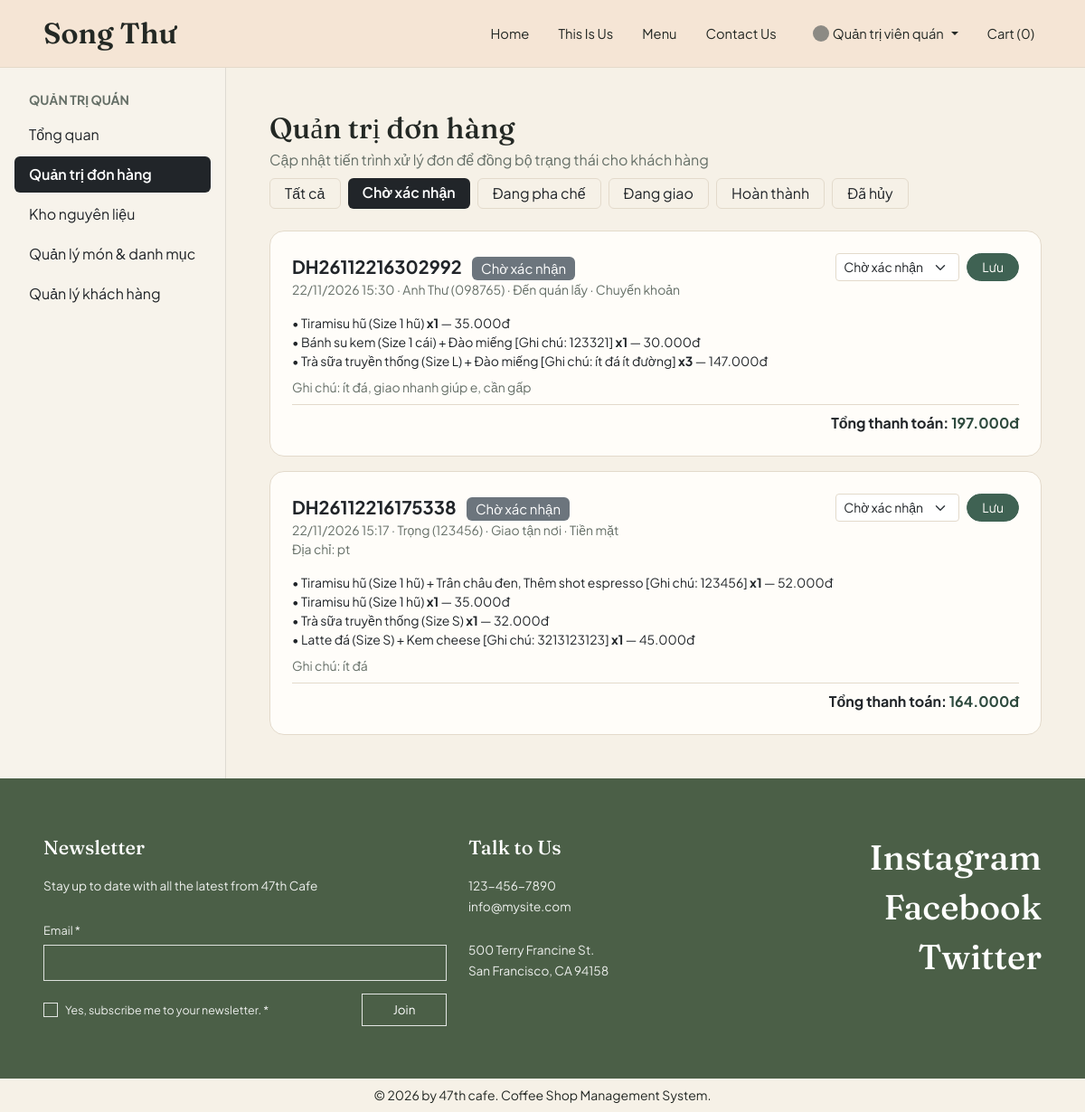
Before: /?c=admin&a=index&status=cho_xac_nhan (signed in) with the older database file.
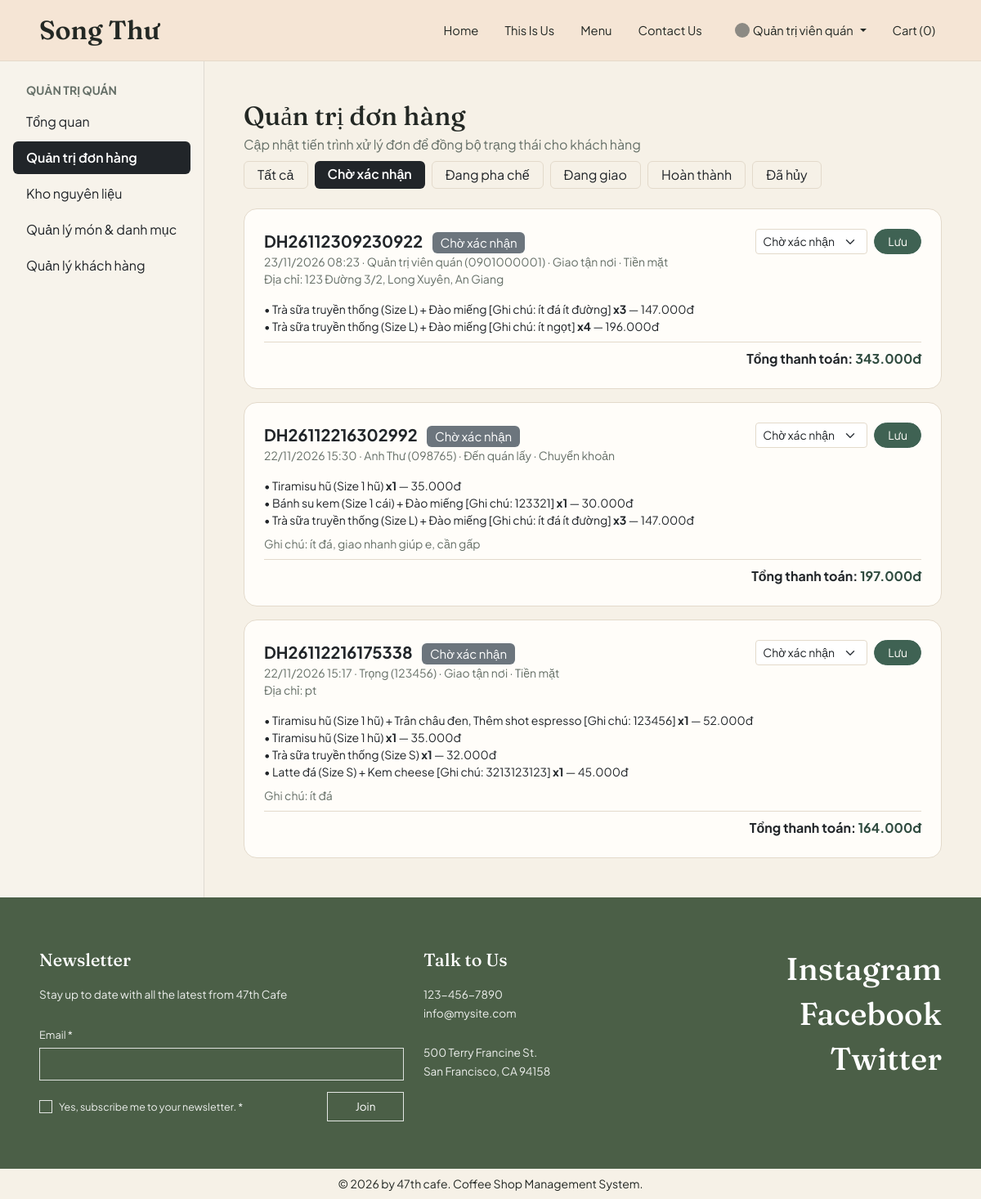
After: the same page with the newer database file.
### tables this page shows
CREATE TABLE `don_hang` (
  `id` int(10) UNSIGNED NOT NULL,
  `ma_don_hang` varchar(30) NOT NULL,
  `nguoi_dung_id` int(10) UNSIGNED DEFAULT NULL,
  `ma_giam_gia_id` int(10) UNSIGNED DEFAULT NULL,
  `ten_nguoi_nhan` varchar(100) NOT NULL,
  `sdt_nguoi_nhan` varchar(20) NOT NULL,
  `hinh_thuc_nhan` enum('giao_tan_noi','den_quan_lay') NOT NULL DEFAULT 'giao_tan_noi',
  `dia_chi_giao` text DEFAULT NULL,
  `phuong_thuc_thanh_toan` enum('tien_mat','chuyen_khoan') NOT NULL DEFAULT 'tien_mat',
  `trang_thai_thanh_toan` enum('cho_thanh_toan','da_thanh_toan','hoan_tien') NOT NULL DEFAULT 'cho_thanh_toan',
  `tam_tinh` decimal(12,2) NOT NULL DEFAULT 0.00,
  `tien_giam` decimal(12,2) NOT NULL DEFAULT 0.00,
  `tong_thanh_toan` decimal(12,2) NOT NULL DEFAULT 0.00,
  `trang_thai_don` enum('cho_xac_nhan','dang_pha_che','dang_giao','hoan_thanh','da_huy') NOT NULL DEFAULT 'cho_xac_nhan',
  `da_tru_kho` tinyint(1) NOT NULL DEFAULT 0,
  `ghi_chu` text DEFAULT NULL,
  `ngay_tao` timestamp NOT NULL DEFAULT current_timestamp(),
  `ngay_cap_nhat` timestamp NULL DEFAULT NULL ON UPDATE current_timestamp()
);

CREATE TABLE `chi_tiet_don_hang` (
  `id` int(10) UNSIGNED NOT NULL,
  `don_hang_id` int(10) UNSIGNED NOT NULL,
  `san_pham_id` int(10) UNSIGNED NOT NULL,
  `bien_the_id` int(10) UNSIGNED DEFAULT NULL,
  `ten_san_pham` varchar(150) NOT NULL,
  `ten_size` varchar(30) DEFAULT NULL,
  `ghi_chu` varchar(255) DEFAULT NULL,
  `don_gia` decimal(10,2) NOT NULL DEFAULT 0.00,
  `so_luong` int(10) UNSIGNED NOT NULL DEFAULT 1,
  `thanh_tien` decimal(12,2) NOT NULL DEFAULT 0.00
);

### controllers/admin/orders.php (called while the page is built, shortened)
<?php
require_once __DIR__ . '/../../models/OrderModel.php';
function adminIndex(): void
{
    $statusFilter = (string) ($_GET['status'] ?? 'all');
    $data = getOrdersWithItems(null, $statusFilter);
    render('admin/index', [
        'pageTitle' => 'Quản trị đơn hàng - 47th cafe',
        'orders' => $data['orders'],
        'itemsByOrder' => $data['itemsByOrder'],
        'statusFilter' => $statusFilter,
        'flashSuccess' => $_SESSION['admin_success'] ?? '',
        'flashError' => $_SESSION['admin_error'] ?? '',
    ]);
}

### index.php (called while the page is built, shortened)
<?php
require_once __DIR__ . '/core/view.php';
$controller = $_GET['c'] ?? 'home';
$action = $_GET['a'] ?? 'index';
$controllerSlug = preg_replace('/[^a-zA-Z0-9_]/', '', strtolower($controller));
$actionSlug = preg_replace('/[^a-zA-Z0-9_]/', '', $action);
$handlerFunc = $controllerSlug . ucfirst($actionSlug);
$handlerFunc();

### models/OrderModel.php (called while the page is built, shortened)
<?php
function getOrdersWithItems(?int $userId = null, string $statusFilter = 'all'): array
{
    $pdo = db_connect();
    $allowedStatuses = ['cho_xac_nhan', 'dang_pha_che', 'dang_giao', 'hoan_thanh', 'da_huy'];
    $sql = "SELECT id, ma_don_hang, nguoi_dung_id, ten_nguoi_nhan, sdt_nguoi_nhan,
                   hinh_thuc_nhan, dia_chi_giao, phuong_thuc_thanh_toan,
                   tam_tinh, tien_giam, tong_thanh_toan, trang_thai_don,
                   ghi_chu, ngay_tao
            FROM don_hang";
    $where = [];
    $params = [];
    if ($statusFilter !== 'all' && in_array($statusFilter, $allowedStatuses, true)) {
        $where[] = "trang_thai_don = :status";
        $params[':status'] = $statusFilter;
    }
    if (!empty($where)) {
        $sql .= " WHERE " . implode(' AND ', $where);
    }
    $sql .= " ORDER BY ngay_tao DESC, id DESC";
    $stmt = $pdo->prepare($sql);
    $stmt->execute($params);
    $orders = $stmt->fetchAll();
    $itemsByOrder = [];
    if (!empty($orders)) {
        $orderIds = array_map(static fn($row) => (int) $row['id'], $orders);
        $placeholders = implode(',', array_fill(0, count($orderIds), '?'));
        $stmtItems = $pdo->prepare(
            "SELECT don_hang_id, ten_san_pham, ten_size, don_gia, so_luong, thanh_tien
             FROM chi_tiet_don_hang
             WHERE don_hang_id IN ($placeholders)
             ORDER BY id ASC"
        );
        $stmtItems->execute($orderIds);
        foreach ($stmtItems->fetchAll() as $item) {
            $itemsByOrder[(int) $item['don_hang_id']][] = $item;
        }
    }
    return [
        'orders' => $orders,
        'itemsByOrder' => $itemsByOrder,
    ];
}

### views/admin/index.php (the view, shortened to what the changed rows need)
<?php
$statusLabels = [
    'cho_xac_nhan' => 'Chờ xác nhận',
    'dang_pha_che' => 'Đang pha chế',
    'dang_giao'    => 'Đang giao',
    'hoan_thanh'   => 'Hoàn thành',
    'da_huy'       => 'Đã hủy',
];
$filters = [
    'all'          => 'Tất cả',
    'cho_xac_nhan' => 'Chờ xác nhận',
    'dang_pha_che' => 'Đang pha chế',
    'dang_giao'    => 'Đang giao',
    'hoan_thanh'   => 'Hoàn thành',
    'da_huy'       => 'Đã hủy',
];
?>
<div class="g-4 align-items-start">
    <div>
        <div class="d-flex flex-wrap justify-content-between align-items-end gap-2 mb-4">
            <div>
                <h1 class="h2 mb-1">Quản trị đơn hàng</h1>
            </div>
            <div class="d-flex flex-wrap gap-2">
                <?php foreach ($filters as $key => $label): ?>
                    <a
                        href="<?= BASE_URL ?>/?c=admin&a=index<?= $key !== 'all' ? '&status=' . urlencode($key) : '' ?>"
                        class="nav-link px-3 py-1 rounded small <?= ($statusFilter ?? 'all') === $key ? 'bg-dark text-white fw-semibold' : 'text-dark border border-coffee-soft' ?>"
                    >
                        <?= htmlspecialchars($label) ?>
                    </a>
                <?php endforeach; ?>
            </div>
        </div>
        <?php if (empty($orders)): ?>
            <div class="card card-coffee p-5 text-center">
                <p class="text-coffee-muted mb-0">Không có đơn hàng nào trong bộ lọc hiện tại.</p>
            </div>
        <?php else: ?>
            <div class="vstack gap-3">
                <?php foreach ($orders as $order): ?>
                    <?php
                    $oid = (int) $order['id'];
                    $items = $itemsByOrder[$oid] ?? [];
                    $curStatus = (string) ($order['trang_thai_don'] ?? 'cho_xac_nhan');
                    ?>
                    <div class="card card-coffee p-4">
                        <div class="d-flex flex-wrap justify-content-between align-items-start gap-3 mb-3">
                            <div>
                                <div class="fw-bold fs-5">
                                    <?= htmlspecialchars((string) $order['ma_don_hang']) ?>
                                    <span class="badge bg-secondary ms-2 small fw-normal">
                                        <?= htmlspecialchars($statusLabels[$curStatus] ?? $curStatus) ?>
                                    </span>
                                </div>
                                <div class="small text-coffee-muted">
                                    <?= date('d/m/Y H:i', strtotime((string) $order['ngay_tao'])) ?>
                                    · <?= htmlspecialchars((string) $order['ten_nguoi_nhan']) ?> (<?= htmlspecialchars((string) $order['sdt_nguoi_nhan']) ?>)
                                    · <?= $order['hinh_thuc_nhan'] === 'den_quan_lay' ? 'Đến quán lấy' : 'Giao tận nơi' ?>
                                    · <?= $order['phuong_thuc_thanh_toan'] === 'chuyen_khoan' ? 'Chuyển khoản' : 'Tiền mặt' ?>
                                </div>
                                <?php if ($order['hinh_thuc_nhan'] === 'giao_tan_noi' && !empty($order['dia_chi_giao'])): ?>
                                    <div class="small text-coffee-muted">Địa chỉ: <?= htmlspecialchars((string) $order['dia_chi_giao']) ?></div>
                                <?php endif; ?>
                            </div>
                            <form method="POST" action="<?= BASE_URL ?>/?c=admin&a=updateStatus" class="d-flex align-items-center gap-2">
                                <select name="trang_thai_don" class="form-select form-select-sm border-coffee-soft" style="width: auto;">
                                    <?php foreach ($statusLabels as $stKey => $stLabel): ?>
                                        <option value="<?= $stKey ?>" <?= $curStatus === $stKey ? 'selected' : '' ?>>
                                            <?= htmlspecialchars($stLabel) ?>
                                        </option>
                                    <?php endforeach; ?>
                                </select>
                                <button type="submit" class="btn btn-sm btn-moss rounded-pill px-3">Lưu</button>
                            </form>
                        </div>
                        <ul class="list-unstyled small mb-2">
                            <?php foreach ($items as $it): ?>
                                <li>
                                    • <?= htmlspecialchars((string) $it['ten_san_pham']) ?>
                                    <strong>x<?= (int) $it['so_luong'] ?></strong>
                                    — <?= format_vnd((float) $it['thanh_tien']) ?>
                                </li>
                            <?php endforeach; ?>
                        </ul>
                        <?php if (!empty($order['ghi_chu'])): ?>
                            <div class="small text-coffee-muted mb-2">Ghi chú: <?= htmlspecialchars((string) $order['ghi_chu']) ?></div>
                        <?php endif; ?>
                        <div class="text-end fw-bold pt-2 border-top border-coffee-soft">
                            Tổng thanh toán: <span class="price-moss"><?= format_vnd((float) $order['tong_thanh_toan']) ?></span>
                        </div>
                    </div>
                <?php endforeach; ?>
            </div>
        <?php endif; ?>
    </div>
</div>

### views/admin/_sidebar.php (shortened to what the changed rows need)
<?php
$curA = $_GET['a'] ?? 'dashboard';
$navItems = [
    'dashboard' => ['label' => 'Tổng quan',              'href' => BASE_URL . '/?c=admin&a=dashboard'],
    'index'     => ['label' => 'Quản trị đơn hàng',      'href' => BASE_URL . '/?c=admin&a=index'],
    'inventory' => ['label' => 'Kho nguyên liệu',        'href' => BASE_URL . '/?c=admin&a=inventory'],
    'catalog'   => ['label' => 'Quản lý món & danh mục', 'href' => BASE_URL . '/?c=admin&a=catalog'],
    'customers' => ['label' => 'Quản lý khách hàng',     'href' => BASE_URL . '/?c=admin&a=customers'],
];
?>
<aside class="admin-sidebar border-end">
    <div class="admin-sidebar-inner py-4 px-3">
        <nav class="nav flex-column gap-1">
            <?php foreach ($navItems as $key => $item): ?>
                <?php $isActive = ($curA === $key); ?>
                <a
                    href="<?= $item['href'] ?>"
                    class="nav-link px-3 py-2 rounded small <?= $isActive ? 'bg-dark text-white fw-semibold' : 'text-dark' ?>"
                >
                    <?= htmlspecialchars($item['label']) ?>
                </a>
            <?php endforeach; ?>
        </nav>
    </div>
</aside>

Changed rows visible on the page:
added don_hang: ma_don_hang "DH26112309230922", trang_thai_don "Chờ xác nhận", ngay_tao "23/11/2026 08:23", ten_nguoi_nhan "Quản trị viên quán", sdt_nguoi_nhan "0901000001", hinh_thuc_nhan "Giao tận nơi", phuong_thuc_thanh_toan "Tiền mặt", dia_chi_giao "123 Đường 3/2, Long Xuyên, An Giang", tong_thanh_toan "343.000đ"
added chi_tiet_don_hang: ten_san_pham "Trà sữa truyền thống (Size L) + Đào miếng [Ghi chú: ít đá ít đường]", so_luong "3", thanh_tien "147.000đ", shown under "DH26112309230922"
added chi_tiet_don_hang: ten_san_pham "Trà sữa truyền thống (Size L) + Đào miếng [Ghi chú: ít ngọt]", so_luong "4", thanh_tien "196.000đ", shown under "DH26112309230922"
